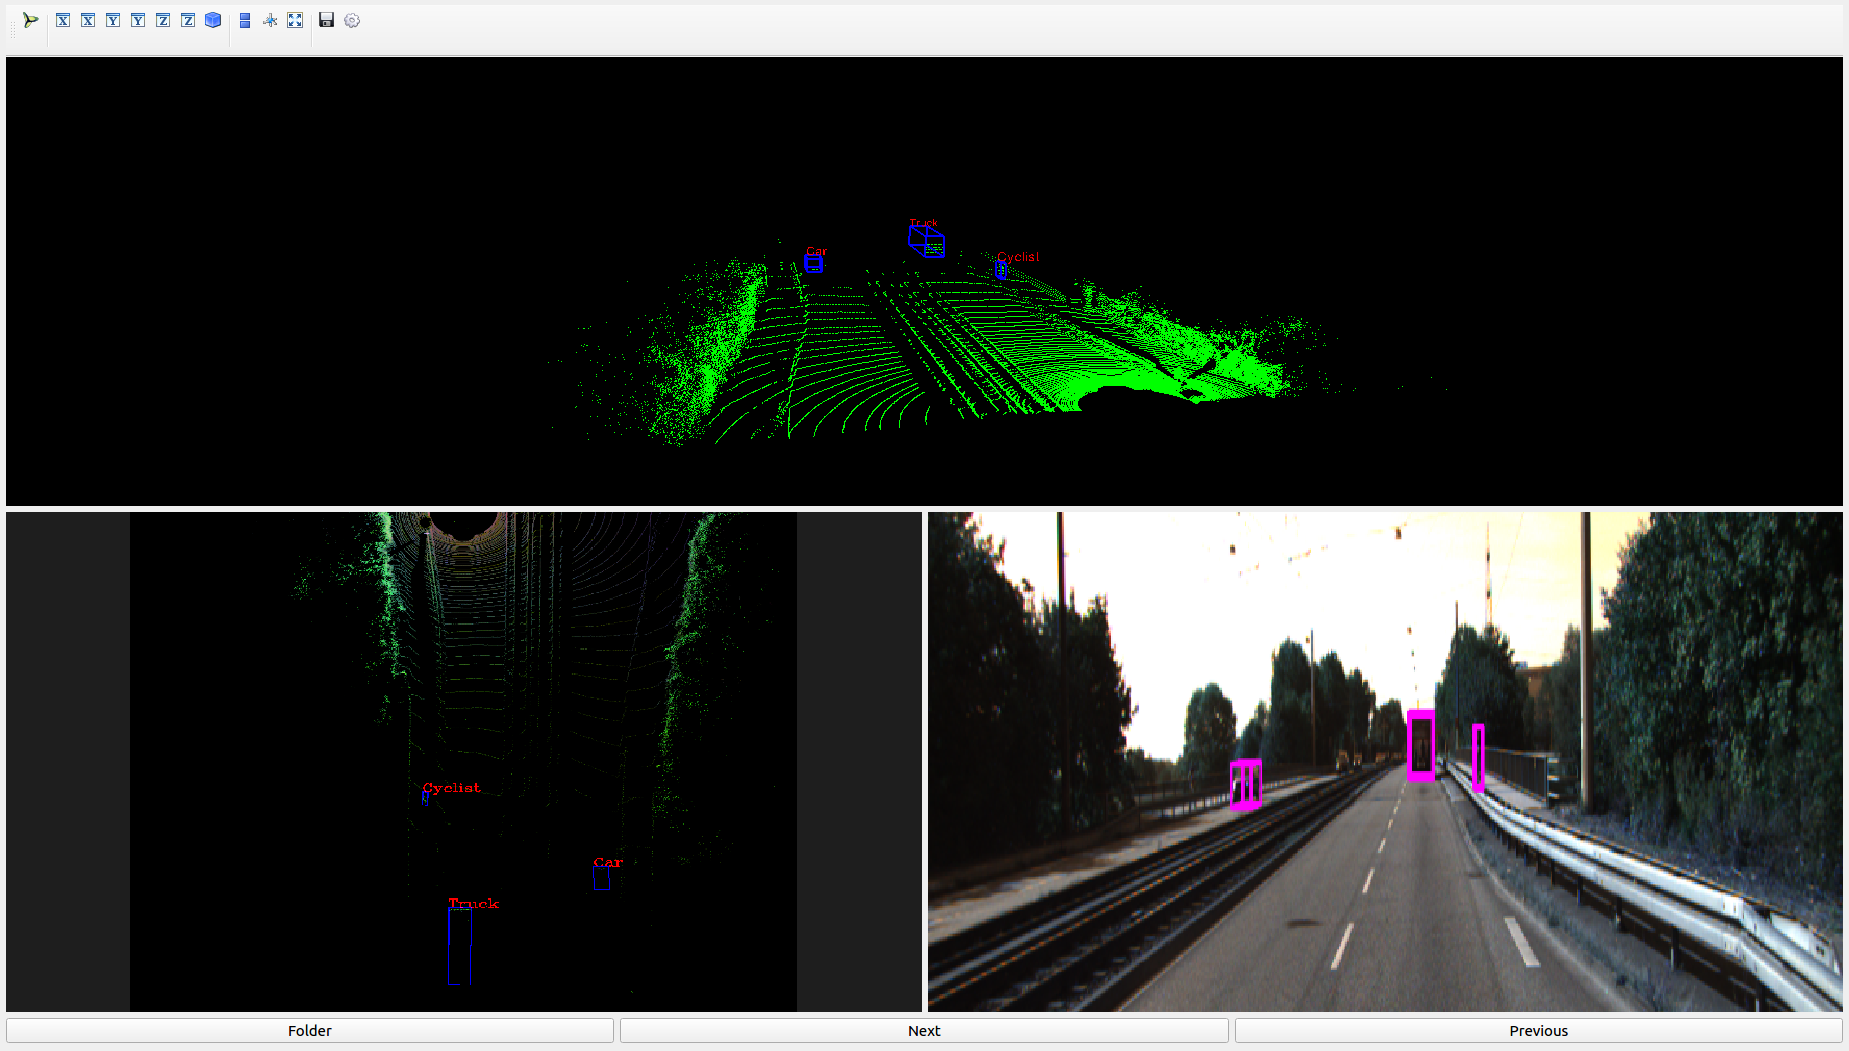

Reproduce this figure in Python.
from PyQt5.QtWidgets import *
from PyQt5.QtCore import *
from PyQt5.QtGui import *
from utils import *
import sys
from numpy import cos
from traits.api import HasTraits, Instance, on_trait_change
from traitsui.api import View, Item
from mayavi.core.ui.api import MayaviScene, MlabSceneModel, SceneEditor
import mayavi.mlab as mlab
import matplotlib.pyplot as plt
from matplotlib.backends.backend_qt5agg import FigureCanvasQTAgg as FigureCanvas
from matplotlib.backends.backend_qt5agg import NavigationToolbar2QT as NavigationToolbar
import pdb
from QtImageViewer import PhotoViewer

class CustomDialog(QDialog):
	def __init__(self, *args, **kwargs):
		super(CustomDialog, self).__init__(*args, **kwargs)

		self.setWindowTitle("Choose Folder")
		
		self.directory = str(QFileDialog.getExistingDirectory(self, "Select Directory"))

class ErrorDialog(QDialog):
	def __init__(self, *args, **kwargs):
		super(ErrorDialog, self).__init__(*args, **kwargs)

		self.setWindowTitle("Error")
		label = QLabel("ERROR CHOOSE AGAIN")
		label.setAlignment(Qt.AlignCenter)
		self.layout = QVBoxLayout()
		self.layout.addWidget(label)
		self.setLayout(self.layout)

class Visualization(HasTraits):

	scene = Instance(MlabSceneModel, ())
	@on_trait_change('scene.activated')
	def set_plot(self, pc, bbox, classes):	
		self.scene.background = (0,0,0)
		mlab.clf(figure = self.scene.mayavi_scene)
		mlab.points3d(pc[:,0], pc[:,1], pc[:,2], color=(0,1,0), mode='point', colormap = 'gnuplot', scale_factor=0.4, figure = self.scene.mayavi_scene)
		print(type(pc))
		num = len(bbox)
		for n in range(num):
			b = bbox[n]
			for k in range(0,4):
			#http://docs.enthought.com/mayavi/mayavi/auto/mlab_helper_functions.html
				i,j=k,(k+1)%4
				self.scene.mlab.plot3d([b[i,0], b[j,0]], [b[i,1], b[j,1]], [b[i,2], b[j,2]], color=(0,0,1), tube_radius=None, line_width=2, figure = self.scene.mayavi_scene)

				i,j=k+4,(k+1)%4 + 4
				self.scene.mlab.plot3d([b[i,0], b[j,0]], [b[i,1], b[j,1]], [b[i,2], b[j,2]], color=(0,0,1), tube_radius=None, line_width=2, figure = self.scene.mayavi_scene)

				i,j=k,k+4
				self.scene.mlab.plot3d([b[i,0], b[j,0]], [b[i,1], b[j,1]], [b[i,2], b[j,2]], color=(0,0,1), tube_radius=None, line_width=2, figure = self.scene.mayavi_scene)
			coord = np.max(b, axis = 0)
			mlab.text3d(coord[0], coord[1], coord[2], classes[n], color=(1,0,0), scale=1.0, figure=self.scene.mayavi_scene)
	view = View(Item('scene', editor=SceneEditor(scene_class=MayaviScene),
					 height=250, width=300, show_label=False),
				resizable=True )

class MayaviQWidget(QWidget):
	def __init__(self, parent, pc = None, bbox = None, classes = None):
		QWidget.__init__(self, None)
		layout = QVBoxLayout(self)
		layout.setContentsMargins(0,0,0,0)
		layout.setSpacing(0)
		self.visualization = Visualization()
		self.visualization.set_plot(pc, bbox, classes)

		self.ui = self.visualization.edit_traits(parent=self,
												 kind='subpanel').control
		layout.addWidget(self.ui)
		self.ui.setParent(self)

class MainWindow(QMainWindow):
	def __init__(self, parent = None):
		QMainWindow.__init__(self, parent)

		self.main_folder = 'training'
		self.generator = Generator(self.main_folder)
		self.setWindowTitle("Simple Image viewer")
		
		self.main_layout = QVBoxLayout()
		self.sublayout = QHBoxLayout()

		self.viewer1 = PhotoViewer(self)
		self.viewer1.setPhoto(QPixmap('temp.png'))
		self.viewer1.toggleDragMode()
		

		
		self.viewer2 = PhotoViewer(self)
		self.viewer2.setPhoto(QPixmap('temp1.png'))
		self.viewer2.toggleDragMode()
		
		
		
		self.widget = QWidget()
		container = QWidget()
		self.mayavi_widget = MayaviQWidget(container, self.generator.pc, self.generator.bbox, self.generator.classes)

		
		self.sublayout.addWidget(self.viewer1)
		self.sublayout.addWidget(self.viewer2)

		self.button_layout = self.set_base_layout()
		self.main_layout.addWidget(self.mayavi_widget)
		self.main_layout.addLayout(self.sublayout)
		self.main_layout.addLayout(self.button_layout)
		self.main_folder = None

		
		self.widget.setLayout(self.main_layout)
		self.setCentralWidget(self.widget)



	def set_base_layout(self):

		
		layout = QGridLayout()

		btn = QPushButton('Folder')
		layout.addWidget(btn, 0,0)
		btn.pressed.connect(lambda :self.open_dialog())


		btn = QPushButton('Next')
		layout.addWidget(btn, 0,1)
		btn.pressed.connect(lambda :self.change_image('Next'))
		btn = QPushButton('Previous')
		layout.addWidget(btn, 0,2)
		btn.pressed.connect(lambda :self.change_image('Previous'))

		return layout

	def change_image(self, s):
		if s == 'Next':
			img = self.generator.getNextImage()
			if img == 1:
				self.viewer1.setPhoto(QPixmap('temp.png'))
				self.viewer2.setPhoto(QPixmap('temp1.png'))
				self.mayavi_widget.visualization.set_plot(self.generator.pc, self.generator.bbox, self.generator.classes)
		else:
			img = self.generator.getPreviousImage()
			if img == 1:
				self.viewer1.setPhoto(QPixmap('temp.png'))
				self.viewer2.setPhoto(QPixmap('temp1.png'))
				self.mayavi_widget.visualization.set_plot(self.generator.pc, self.generator.bbox, self.generator.classes)




	def open_dialog(self):
		dlg = CustomDialog(self)
		if len(dlg.directory) != 0:
			self.generator = Generator(dlg.directory)
		elif len(dlg.directory) == 0 and self.main_folder == None:
			err = ErrorDialog()
			err.exec_()
		else:
			pass


def main():

	app = QApplication([])
	window = MainWindow()
	window.show()

	app.exec_()

if __name__ ==  "__main__":
	main()
